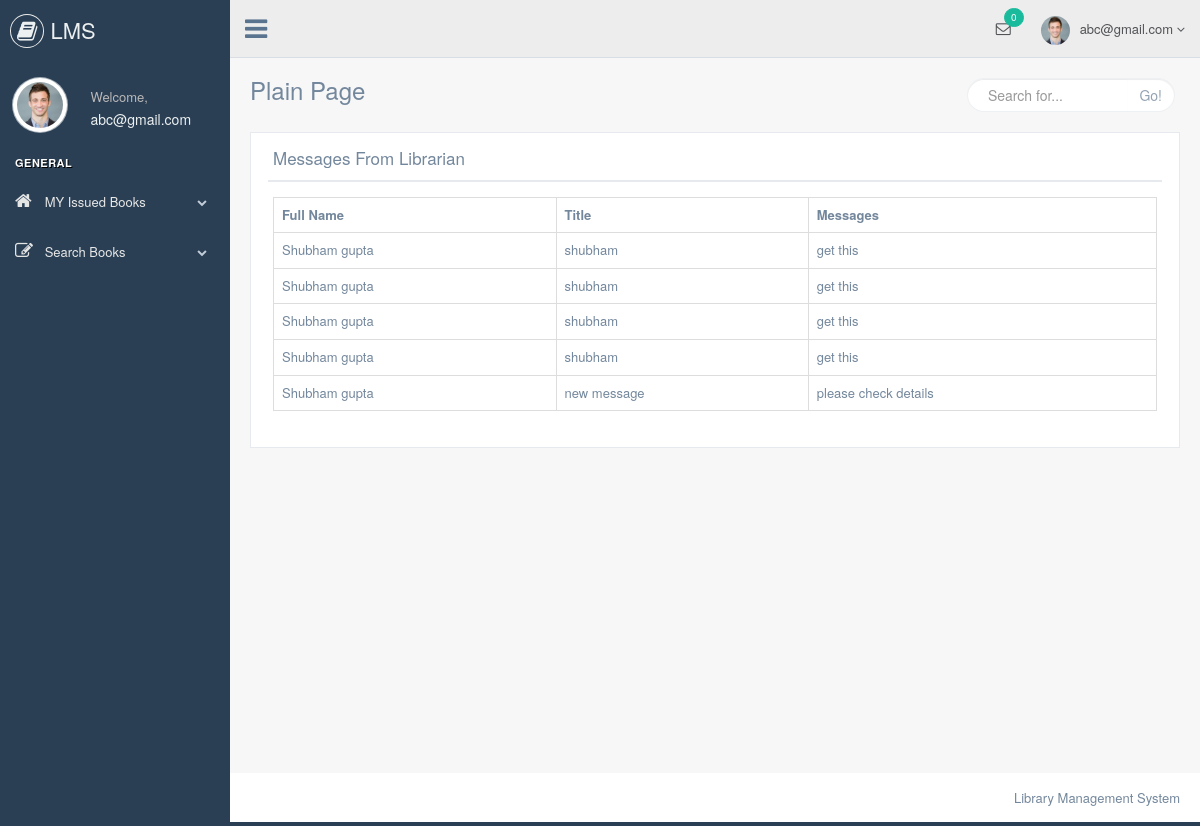
The page /student/message_from_librarian.php (signed in) on the database its author committed.
### tables this page shows
CREATE TABLE `messages` (
  `id` int(5) NOT NULL,
  `susername` varchar(100) NOT NULL,
  `dusername` varchar(100) NOT NULL,
  `title` varchar(200) NOT NULL,
  `msg` varchar(500) NOT NULL,
  `read1` varchar(10) NOT NULL
);

CREATE TABLE `librarian_registration` (
  `id` int(5) NOT NULL,
  `firstname` varchar(50) NOT NULL,
  `lastname` varchar(50) NOT NULL,
  `username` varchar(50) NOT NULL,
  `password` varchar(50) NOT NULL,
  `email` varchar(50) NOT NULL,
  `contact` varchar(50) NOT NULL
);

### student/message_from_librarian.php (the view, shortened to what this page needs)
    <?php
include'header.php';
include'connection.php';
mysqli_query($link,"update messages set read1 = 'y ' where  dusername = '$_SESSION[username]'");
?>
<div class="right_col" role="main">
    <div class="">
        <div class="page-title">
            <div class="title_left">
                <h3>Plain Page</h3>
            </div>
            <div class="title_right">
                <div class="col-md-5 col-sm-5 col-xs-12 form-group pull-right top_search">
                    <div class="input-group">
                        <input type="text" class="form-control" placeholder="Search for...">
            <span class="input-group-btn">
              <button class="btn btn-default" type="button">Go!</button>
            </span>
                    </div>
                </div>
            </div>
        </div>
        <div class="clearfix"></div>
        <div class="row" style="min-height:500px">
            <div class="col-md-12 col-sm-12 col-xs-12">
                <div class="x_panel">
                    <div class="x_title">
                        <h2> Messages From Librarian</h2>
                        <div class="clearfix"></div>
                    </div>
                    <div class="x_content">
                        <table class="table table-bordered">
                            <tr>
                                <th>Full Name</th>
                                <th>Title</th>
                                <th>Messages</th>
                            </tr>
                            <?php
                                $res = mysqli_query($link, "select * from messages where dusername = '$_SESSION[username]' order by id desc ");
                                while ($row = mysqli_fetch_array($res)) {
                                    $res1 = mysqli_query($link, "select * from librarian_registration where username = '$row[susername]'  ");
                                while ($row1 = mysqli_fetch_array($res1)) {
                                    $fullname = $row1['firstname'].' '.$row1['lastname'];
                                }
                                    echo '<tr>';
                                    echo '<td>'.$fullname.'</td>';
                                    echo '<td>'.$row['title'].'</td>';
                                    echo '<td>'.$row['msg'].'</td></tr>';
                                }
                            ?>
                        </table>
                    </div>
                </div>
            </div>
        </div>
    </div>
</div>
<?php
include 'footer.php';
?>

### student/header.php (shortened to what this page needs)
<?php
include 'connection.php';
$res = mysqli_query($link, "select * from messages where dusername = '$_SESSION[username]' && read1 = 'n'");
$tot = mysqli_num_rows($res);
?>
<!DOCTYPE html>
<html lang="en">
<head>
    <link href="css/bootstrap.min.css" rel="stylesheet">
    <link href="css/font-awesome.min.css" rel="stylesheet">
    <link href="css/nprogress.css" rel="stylesheet">
    <link href="css/custom.min.css" rel="stylesheet">
</head>
<body class="nav-md">
<div class="container body">
    <div class="main_container">
        <div class="col-md-3 left_col">
            <div class="left_col scroll-view">
                <div class="navbar nav_title" style="border: 0;">
                    <a href="#" class="site_title"><i class="fa fa-book"></i> <span>LMS</span></a>
                </div>
                <div class="profile clearfix">
                    <div class="profile_pic">
                        <img src="images/img.jpg" alt="..." class="img-circle profile_img">
                    </div>
                    <div class="profile_info">
                        <span>Welcome,</span>
                        <h2><?php echo $_SESSION['username'] ;?></h2>
                    </div>
                    <div class="clearfix"></div>
                </div>
                <br/>
                <div id="sidebar-menu" class="main_menu_side hidden-print main_menu">
                    <div class="menu_section">
                        <h3>General</h3>
                        <ul class="nav side-menu">
                            <li><a href="my_issued_book.php" ><i class="fa fa-home"></i> MY Issued Books <span class="fa fa-chevron-down"></span></a>
                            </li>
                            <li><a  href="search_books.php" ><i class="fa fa-edit"></i> Search Books <span class="fa fa-chevron-down"></span></a>
                            </li>
                        </ul>
                    </div>
                </div>
            </div>
        </div>
        <div class="top_nav">
            <div class="nav_menu">
                <nav>
                    <div class="nav toggle">
                        <a id="menu_toggle"><i class="fa fa-bars"></i></a>
                    </div>
                    <ul class="nav navbar-nav navbar-right">
                        <li class="">
                            <a href="javascript:;" class="user-profile dropdown-toggle" data-toggle="dropdown"
                               aria-expanded="false">
                                <img src="images/img.jpg" alt=""><?php echo $_SESSION['username']; ?>
                                <span class=" fa fa-angle-down"></span>
                            </a>
                        </li>
                        <li role="presentation" class="dropdown">
                            <a href="message_from_librarian.php" class="dropdown-toggle info-number" data-toggle="dropdown"
                               aria-expanded="false">
                                <i class="fa fa-envelope-o"></i>
                                <span class="badge bg-green" onclick="window.location= 'message_from_librarian.php';"><?php echo $tot;?></span>
                            </a>
                        </li>
                    </ul>
                </nav>
            </div>
        </div>

### student/footer.php (shortened to what this page needs)
        <footer>
            <div class="pull-right">
                Library Management System
            </div>
            <div class="clearfix"></div>
        </footer>
    </div>
</div>
</body>
</html>

### rows shown on the page
messages: librarian_registration.firstname+lastname "Shubham gupta", title "shubham", msg "get this"
messages: librarian_registration.firstname+lastname "Shubham gupta", title "shubham", msg "get this"
messages: librarian_registration.firstname+lastname "Shubham gupta", title "shubham", msg "get this"
messages: librarian_registration.firstname+lastname "Shubham gupta", title "shubham", msg "get this"
messages: title "new message", msg "please check details"
librarian_registration: fullname "Shubham gupta"

### other values the page prints
$_SESSION['username'] "abc@gmail.com"
$tot "0"
